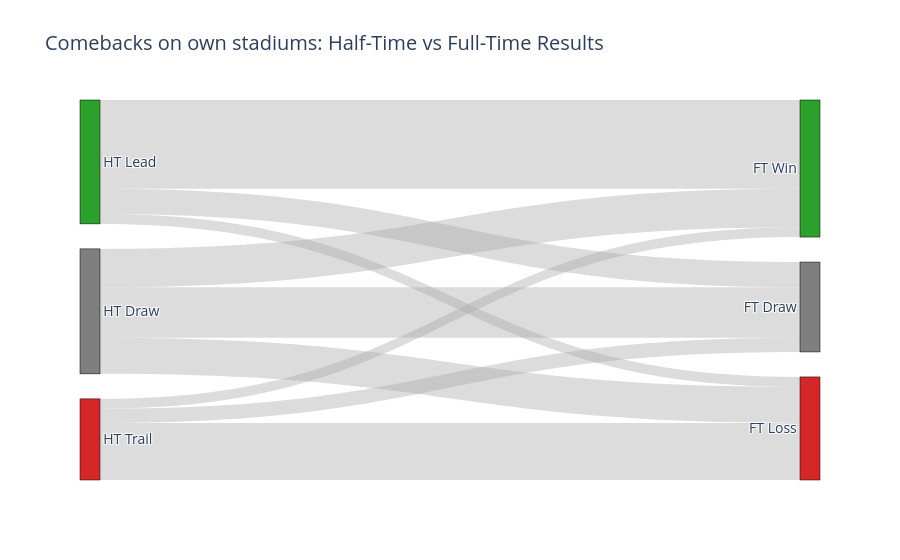

Here is the notebook cell this chart was saved with:
### Markdown cell above
## Halftime to Fulltime Flow (Home Matches)

This Sankey aggregates league-wide transitions from halftime state to fulltime result in home matches.

State mapping:
- `HalfTimeResult`: 1 (home lead), 0 (draw), -1 (home trail)
- `HomePoints`: 3 (home win), 1 (draw), 0 (home loss)

### So What?
- `HT Draw` is usually the highest-volatility state
- `HT Lead` and `HT Trail` are relatively sticky
- For tactical coaching insights, replicate this flow at single-team level

### Code cell
query_flows = """
select HalfTimeResult, HomePoints, count(*) as Number
from Matches
group by HalfTimeResult, HomePoints;
"""

df_flows = pd.read_sql(query_flows, engine)
ht_map = {1: 0, 0: 1, -1: 2}
ft_map = {3: 3, 1: 4, 0: 5}

df_flows['source'] = df_flows['HalfTimeResult'].map(ht_map)
df_flows['target'] = df_flows['HomePoints'].map(ft_map)

labels = ["HT Lead", "HT Draw", "HT Trail", "FT Win", "FT Draw", "FT Loss"]
colors = ["#2ca02c", "#7f7f7f", "#d62728", "#2ca02c", "#7f7f7f", "#d62728"]

fig = go.Figure(data=[go.Sankey(
    node=dict(
        pad=25,
        thickness=20,
        line=dict(color='black', width=0.5),
        label=labels,
        color=colors
    ),
    link=dict(
        source=df_flows['source'],
        target=df_flows['target'],
        value=df_flows['Number'],
        color="rgba(169, 169, 169, 0.4)"
    )
)])

fig.update_layout(
    title_text="Comebacks on own stadiums: Half-Time vs Full-Time Results", 
    font_size=14,
)
fig.show()

### Figure 1 — Plotly figure (JSON) as saved in the notebook; plotly's stock layout.template omitted (floating-point values rounded to 4 significant figures)
{"data": [{"link": {"color": "rgba(169, 169, 169, 0.4)", "source": [2, 2, 2, 1, 1, 1, 0, 0, 0], "target": [5, 4, 3, 5, 4, 3, 5, 4, 3], "value": [52, 13, 9, 33, 46, 35, 9, 23, 81]}, "node": {"color": ["#2ca02c", "#7f7f7f", "#d62728", "#2ca02c", "#7f7f7f", "#d62728"], "label": ["HT Lead", "HT Draw", "HT Trail", "FT Win", "FT Draw", "FT Loss"], "line": {"color": "black", "width": 0.5}, "pad": 25, "thickness": 20}, "type": "sankey"}], "layout": {"font": {"size": 14}, "title": {"text": "Comebacks on own stadiums: Half-Time vs Full-Time Results"}}}
